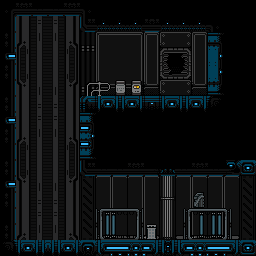

A level layout from a 2D game, rendered from its tile map. Below: a short description, then the map file with tile-grid data replaced by summaries:
An orthogonal 16x16 tile map with 16x16 px tiles, 4 tile layers (wall, bg doodads, main, fence), 2 tilesets and 2 objects (player_spawn, r_0).

<map version="1.0" orientation="orthogonal" renderorder="right-down" width="16" height="16" tilewidth="16" tileheight="16" nextobjectid="4">
 <properties>
  <property name="isStart" type="bool" value="true" />
 </properties>
 <tileset firstgid="1" source="../corpus.tsx" />
 <tileset firstgid="12097" source="../../connectors.tsx" />
 <layer name="wall" width="16" height="16">
  <data>[256 cells, 136 non-empty, 43 distinct tile ids]</data>
 </layer>
 <layer name="bg doodads" width="16" height="16">
  <data>[256 cells, 20 non-empty, 20 distinct tile ids]</data>
 </layer>
 <layer name="main" width="16" height="16">
  <data>[256 cells, 72 non-empty, 36 distinct tile ids]</data>
 </layer>
 <objectgroup name="spawns">
  <object id="1" type="player_spawn" x="160" y="48" width="32" height="32" />
 </objectgroup>
 <objectgroup name="connectors">
  <object id="2" type="r_0" gid="12099" x="240" y="176" width="16" height="16">
   <properties>
    <property name="type" type="int" value="0" />
   </properties>
  </object>
 </objectgroup>
 <layer name="fence" width="16" height="16">
  <data>[256 cells, 2 non-empty, 2 distinct tile ids]</data>
 </layer>
</map>
